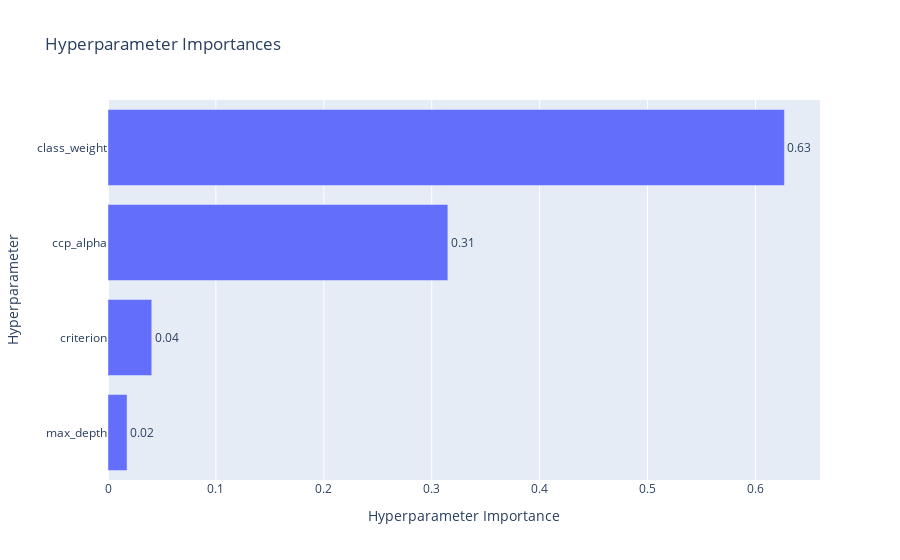
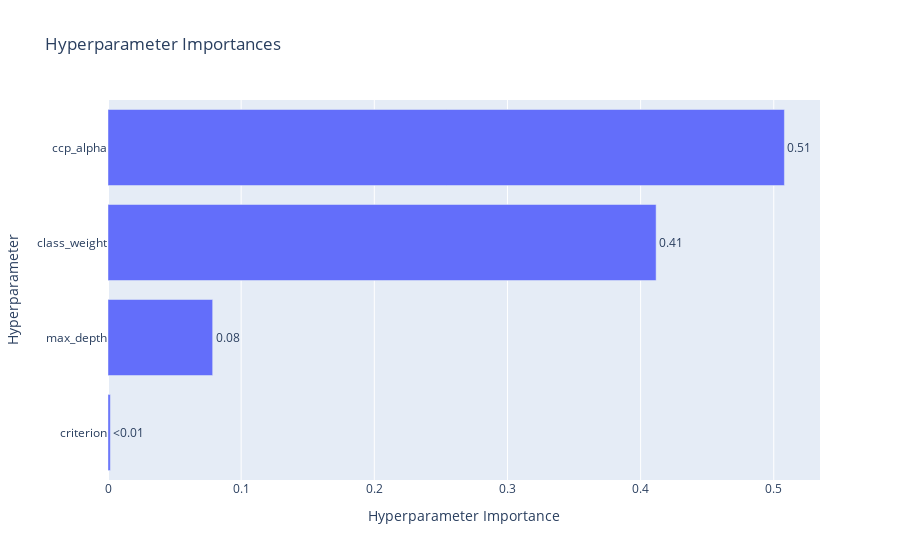

Notebook code cell kept with these figures, in order:
### Code cell
# Try with Validation Set
x_train_all = train_data_all.drop('income', axis=1)
x_test_all = test_data_all.drop('income', axis=1)
best_params_for_all_data = optuna_hyperparameter_search_crossvalidation(x_train_all, train_data_all['income'], 10, "validation_accuracy", x_test_all, test_data_all['income'])
best_params_for_all_data = optuna_hyperparameter_search_crossvalidation(x_train_all, train_data_all['income'], 10, "validation_balanced_accuracy", x_test_all, test_data_all['income'])

### Figure 1 — Plotly figure (JSON) as saved in the notebook; plotly's stock layout.template omitted (floating-point values rounded to 4 significant figures)
{"data": [{"cliponaxis": false, "hovertemplate": ["max_depth (IntDistribution): 0.017654151126527063<extra></extra>", "criterion (CategoricalDistribution): 0.04054230849316293<extra></extra>", "ccp_alpha (FloatDistribution): 0.3149545257331891<extra></extra>", "class_weight (CategoricalDistribution): 0.6268490146471208<extra></extra>"], "name": "Objective Value", "orientation": "h", "text": ["0.02", "0.04", "0.31", "0.63"], "textposition": "outside", "type": "bar", "x": [0.01765, 0.04054, 0.315, 0.6268], "y": ["max_depth", "criterion", "ccp_alpha", "class_weight"]}], "layout": {"title": {"text": "Hyperparameter Importances"}, "xaxis": {"title": {"text": "Hyperparameter Importance"}}, "yaxis": {"title": {"text": "Hyperparameter"}}}}

### Figure 2 — Plotly figure (JSON) as saved in the notebook; plotly's stock layout.template omitted (floating-point values rounded to 4 significant figures)
{"data": [{"cliponaxis": false, "hovertemplate": ["criterion (CategoricalDistribution): 0.001756455821837726<extra></extra>", "max_depth (IntDistribution): 0.0786112335304217<extra></extra>", "class_weight (CategoricalDistribution): 0.41164428055698726<extra></extra>", "ccp_alpha (FloatDistribution): 0.5079880300907533<extra></extra>"], "name": "Objective Value", "orientation": "h", "text": ["<0.01", "0.08", "0.41", "0.51"], "textposition": "outside", "type": "bar", "x": [0.001756, 0.07861, 0.4116, 0.508], "y": ["criterion", "max_depth", "class_weight", "ccp_alpha"]}], "layout": {"title": {"text": "Hyperparameter Importances"}, "xaxis": {"title": {"text": "Hyperparameter Importance"}}, "yaxis": {"title": {"text": "Hyperparameter"}}}}
